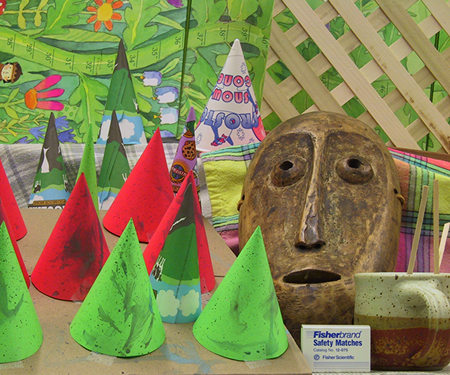
#> input picture lab1/im2.png, 450 x 375 px
$ jupyter execute lab1.ipynb   (older library calls are emulated)
#> lines starting #> are read from the running program, lines starting #| are printed output that depends on the picture
[cell 1]
import numpy as np
import matplotlib.pyplot as plt
from PIL import Image
from datetime import timedelta
from timeit import default_timer as timer

[cell 2]
img_l = np.asanyarray(Image.open("im2.png").resize((1000,1000)).convert("L")).astype(np.int)
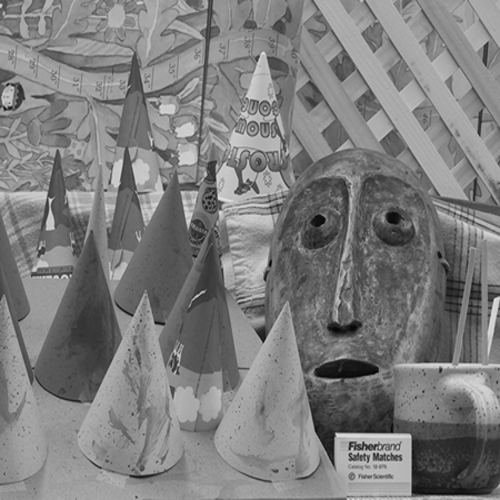
#> img_l: shape (1000, 1000) int64 (shown at 1/2 size); min 0, max 241, mean 125.5
img_r = np.asanyarray(Image.open("im6.png").resize((1000,1000)).convert("L")).astype(np.int)
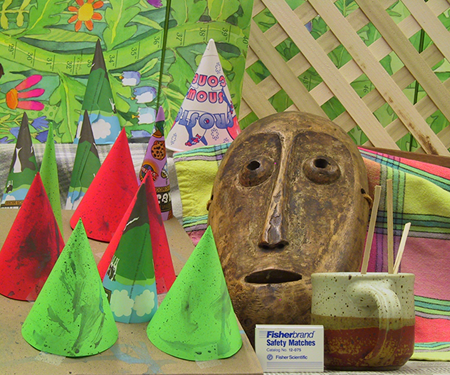
#> input picture lab1/im6.png, 450 x 375 px
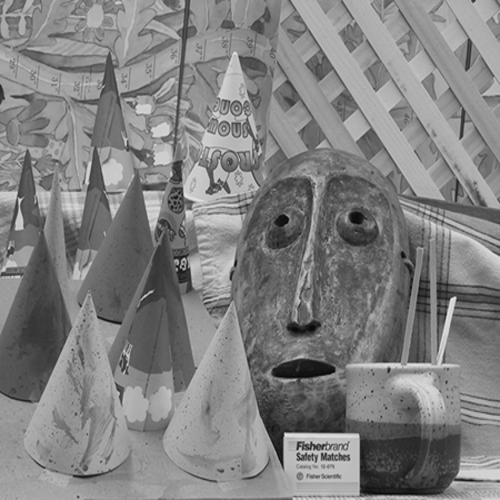
#> img_r: shape (1000, 1000) int64 (shown at 1/2 size); min 0, max 244, mean 128.9

[cell 3]
img_l = np.asanyarray(Image.open("im2.png").convert("L")).astype(np.int)
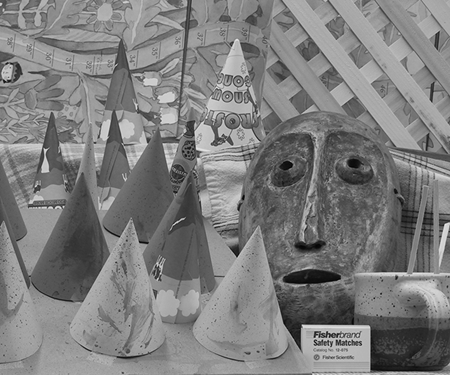
#> img_l: shape (375, 450) int64; min 0, max 235, mean 125.5
img_r = np.asanyarray(Image.open("im6.png").convert("L")).astype(np.int)
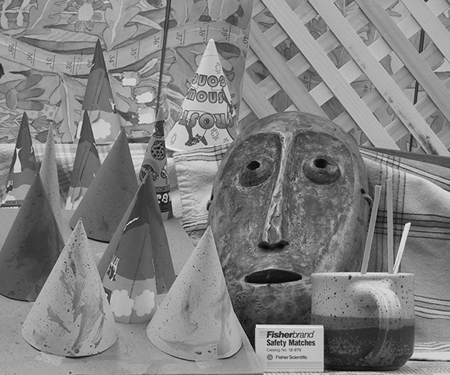
#> img_r: shape (375, 450) int64; min 0, max 244, mean 128.9

[cell 4]
start = timer()

k_max=65

alpha=10

height = img_r.shape[0]
#> height = 375
length = img_r.shape[1]
#> length = 450

g = np.zeros((k_max, k_max)).astype(np.int)
for i in range(k_max):
    for j in range(k_max):
        g[i,j] = alpha*np.abs(i-j)

img_shift = np.ones(img_l.shape)

f = 1000*np.ones((height, length, k_max)).astype(np.int)
for k in range(1, k_max):
    f[:, :length-k, k] = np.abs(img_r[:,:length-k] - img_l[:,k:])

for i in range(img_shift.shape[0]):
    line_l = img_r[i]
    line_r = img_l[i]

    F = f[i]
    pass_to_prev = np.zeros(F.shape).astype(np.int)
    for p in range(1, line_l.shape[0]):
        ind = np.argmin(F[p-1, :] + g, axis=1)
        F[p, :] += np.min(F[p-1, :] + g, axis=1)
        pass_to_prev[p, :] = ind

    line_shift = np.ones(line_l.shape[0]).astype(np.int)
    line_shift[-1] = np.argmin(F[-1,:])
    for p in reversed(range(line_l.shape[0]-1)):
        line_shift[p] = pass_to_prev[p+1, line_shift[p+1]]

    img_shift[i] = line_shift
    print(i, end=" ")
#> this loop made 375 passes
#> pass 1, `F = f[i]`:
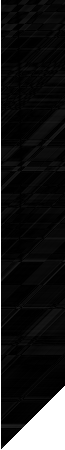
#> F: shape (450, 65) int64; min 0, max 1000, mean 108.8; drawn with min black and max white
#> after the loop:
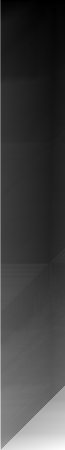
#> F: shape (450, 65) int64; min 0, max 4233, mean 1070; drawn with min black and max white
#> after the loop:
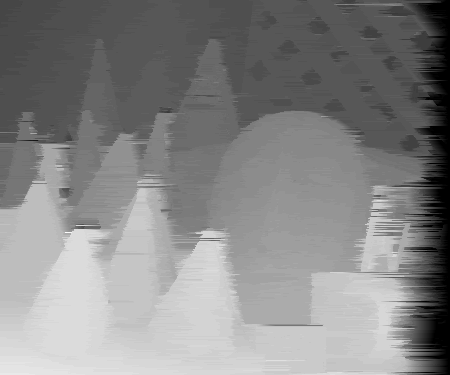
#> img_shift: shape (375, 450) float64; min 1, max 59, mean 31.6; drawn with min black and max white
#> after the loop:
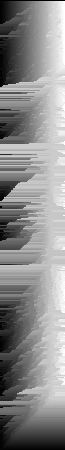
#> pass_to_prev: shape (450, 65) int64; min 0, max 64, mean 35.2; drawn with min black and max white
img_shift = 254*img_shift/np.max(img_shift)

end = timer()
print('\n\n\nTime per image',timedelta(seconds=end-start))

[cell 5]
(F[p-1, :] + g)[ind]

[cell 6]
(F[p-1, :] + g)[ind].shape
#> Out = (65, 65)

[cell 7]
img_shift[120,:20]
#> Out = 20 values from 81.8 to 107.6

[cell 8]
img_shift[120,:20]
#> Out = 20 values from 81.8 to 107.6

[cell 9]
plt.imshow(img_shift)

[cell 10]
Image.fromarray(img_shift.astype(np.uint8)).resize((800,600))
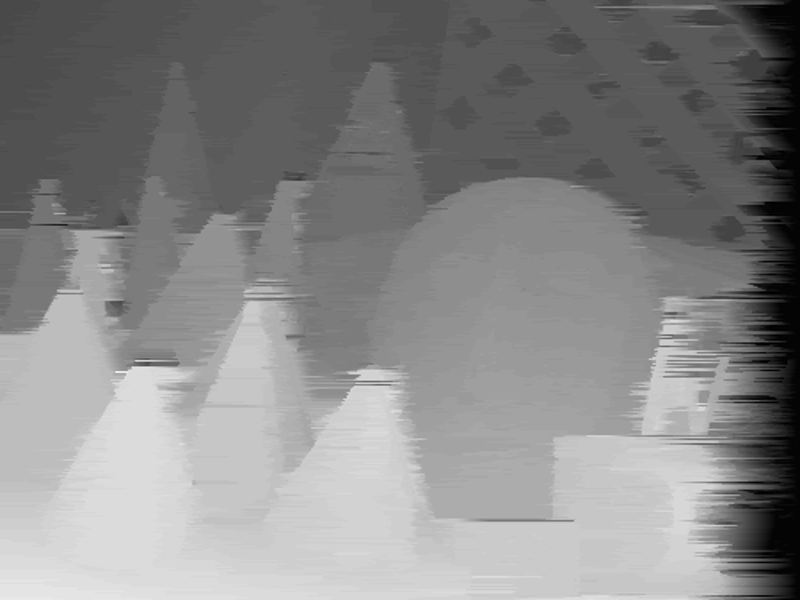
#> Out: PIL image 800x600 L; min 0, max 240, mean 135.4
